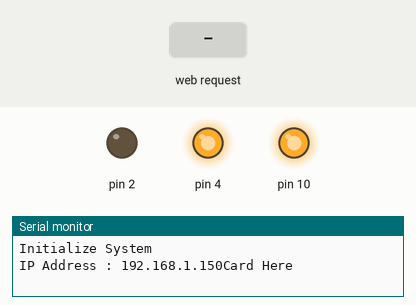
A sketch run on a simulated Arduino Uno, built with avr-gcc and run on an emulated ATmega328P. On the bench: output pins drawn as LEDs (lit = HIGH), the last lines printed to the serial monitor. Inputs (shaded band) come from the test bench. WiFi joins after 1.5 s; servers stay silent unless stated.

Above: at 3.7 s.
3.8 s: HTTP request GET /dig2on received
At 6.0 s:
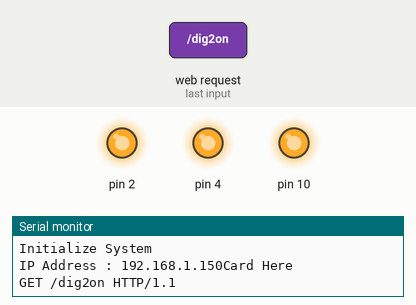
15.1 s: HTTP request GET /dig2off received
At 17.6 s:
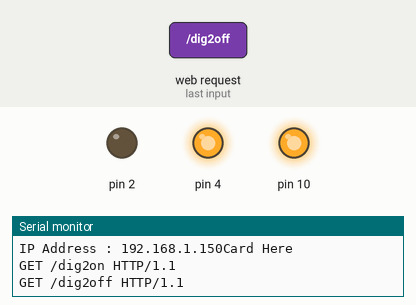
Timing chart, 0 to 19.1 s (numbered marks = the images above; inputs shaded):
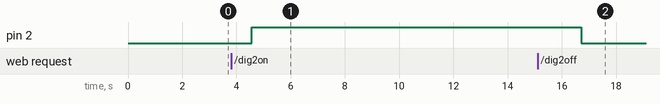

Measured:
- after the input at 3.8 s, pin 2: LOW → HIGH after 0.75 s
- after the input at 15.1 s, pin 2: HIGH → LOW after 1.6 s

The sketch:

RFIDCardReader-with-EthernetShield-w5100-2020jul02.ino
```cpp
#include <SPI.h>
#include <MFRC522.h>
#include <Ethernet.h>
//#include <DateTime.h>
//#include <DateTimeStrings.h>

#define RST_PIN 7
#define SS_PIN 6

MFRC522 mfrc522(SS_PIN, RST_PIN);

String request;
unsigned long refreshCounter = 0;
IPAddress ip(192,168,1,150);
byte mac[6] = {0xDE, 0xAD, 0xBE, 0xEF, 0xFE, 0xED};

EthernetServer server(80);
EthernetClient client;

void setup()
{
  Serial.begin(9600);
  SPI.begin();

  // disable ethernet and SD SPI
  pinMode(10,OUTPUT);
  digitalWrite(10, HIGH);
  pinMode(4,OUTPUT);
  digitalWrite(4, HIGH);

  Serial.println(F("Initialize System"));
  Ethernet.begin(mac, ip);
  while(!Ethernet.begin(mac))
  {
    Serial.println(F("Failed!!  \n Retrying in 1 Seconds..."));
    delay(1000);
    Serial.print(F("Starting W5100 ..."));
  }
  pinMode(2,OUTPUT);
  server.begin();
  Serial.print("IP Address : ");
  Serial.print(Ethernet.localIP());

  mfrc522.PCD_Init();
  Serial.println("Card Here");
  Serial.println();
  delay(1000);


}
void loop() {

  client = server.available();
  clientRequest();
  handleRequest();

//  if(!mfrc522.PICC_IsNewCardPresent())
//  {
//    return;
//  }
//  if(!mfrc522.PICC_ReadCardSerial())
//  {
//    return;
//  }
//  Serial.print("UID Tag : ");
//  String content= "";
//  byte letter;
//  for(byte i = 0;i<mfrc522.uid.size; i++)
//  {
//    Serial.print(mfrc522.uid.uidByte[i] < 0x10 ? " 0" : " ");
//    Serial.print(mfrc522.uid.uidByte[i], HEX);
//    content.concat(String(mfrc522.uid.uidByte[i] < 0x10 ? " 0" : " "));
//    content.concat(String(mfrc522.uid.uidByte[i], HEX));
//  }
//  Serial.println();
//  content.toUpperCase();
//  if(content.substring(1) == "09 C2 E6 A2")
//  {
//    Serial.println("WELCOME ALI");
//    Serial.println();
//    delay(3000);
//  }
//  else if(content.substring(1) == "59 91 1C 98")
//  {
//    Serial.println("WELCOME REZA");
//    Serial.println();
//    delay(3000);
//  }
//  else{
//    Serial.println("ACCESS DENIED");
//    delay(3000);
//  }
  delay(2000);

}

void clientRequest()
{
  if(!client)
  {
    return;
  }
  while(!client.available())
  {
    delay(1);
  }
  request = client.readStringUntil('\r');
  Serial.println(request);
  client.flush();
}
void handleRequest()
{
  if(request.indexOf("/dig2on") > 0)
  {
    digitalWrite(2, HIGH);
  }
  if(request.indexOf("/dig2off") >0)
  {
    digitalWrite(2, LOW);
  }
  if(request.indexOf("GET")>=0)
  {
    webpage(client);
    client.stop();
  }
}
void webpage(EthernetClient client)
{
  client = server.available();
  client.println(F("HTTP/1.1 200 OK"));
  client.println(F("Content-Type: text/html"));
  client.println();
  //client.println(F("<DOCTYPE html>"));
  //client.println(F("<html>"));
  client.println(F("<head>"));
  client.println(F("<title>Arduino RFID RC522 with W5100</title>"));
  client.println(F("<meta charset='utf-8'>"));
  client.println(F("<meta http-equiv='refresh' content='5'>"));
  client.println(F("<style> p{ color:white;} </style>"));
  client.println(F("</head>"));
  client.println(F("<body style='background-color:#333333;'>"));
  client.println(F("<h1 style='color:#ffffff;'>دانشگاه علم و فرهنگ</h1>"));
  client.println(F("<hr><h2 style='color:green;'>پروژه برنامه سازی سیستم - استاد علی صالحی</h2>"));
  client.println(F("<p style='color:#ffffff;'>گزارشات</p>"));

  if(!mfrc522.PICC_IsNewCardPresent())
  {
    return;
  }
  if(!mfrc522.PICC_ReadCardSerial())
  {
    return;
  }
  //Serial.print(" UID TAG : ");
  client.println(F("<p> UID Tag | Name | Time | Type </p>" ));
  String content= "";
  byte letter;
  for(byte i = 0;i<mfrc522.uid.size; i++)
  {
    Serial.print(mfrc522.uid.uidByte[i] < 0x10 ? " 0" : " ");
    Serial.print(mfrc522.uid.uidByte[i], HEX);
    content.concat(String(mfrc522.uid.uidByte[i] < 0x10 ? " 0" : " "));
    content.concat(String(mfrc522.uid.uidByte[i], HEX));
    client.print(mfrc522.uid.uidByte[i] < 0x10 ? " 0" : " ");
    client.print(mfrc522.uid.uidByte[i], HEX);
    //byte UID = mfrc522.uid.uidByte[i];
  }
  Serial.println();

  content.toUpperCase();
  if(content.substring(1) == "09 C2 E6 A2")
  {
    Serial.println("WELCOME ALI");
    Serial.println();
    client.println(F("<p> Ali | xxxx | xxxx | " /*time_t now();*/ " GRANTED </p>"));
    delay(3000);
  }
  else if(content.substring(1) == "59 91 1C 98")
  {
    Serial.println("WELCOME REZA");
    Serial.println();
    client.println(F("<p> Reza | xxxx | xxxx | " /*time_t now();*/ " GRANTED </p>"));
    delay(3000);
  }
  else{
    Serial.println("ACCESS DENIED");
    client.println(F("<p> NaN | xxxx | xxxx | " /*time_t now();*/ " DENIED </p>"));
    client.println(F("<script> alert('Access Denied');</script>"));
    delay(3000);
  }
  delay(2000);

  client.println(F("</body></html>"));
}
```
